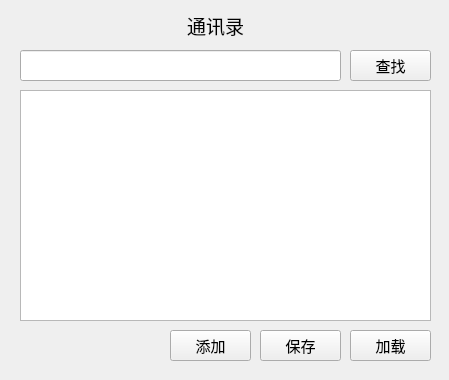
<?xml version="1.0" encoding="UTF-8"?>
<ui version="4.0">
 <class>addrbook</class>
 <widget class="QMainWindow" name="addrbook">
  <property name="geometry">
   <rect>
    <x>0</x>
    <y>0</y>
    <width>449</width>
    <height>380</height>
   </rect>
  </property>
  <property name="windowTitle">
   <string>addrbook</string>
  </property>
  <widget class="QWidget" name="centralWidget">
   <widget class="QTableWidget" name="tableWidget">
    <property name="geometry">
     <rect>
      <x>20</x>
      <y>90</y>
      <width>411</width>
      <height>231</height>
     </rect>
    </property>
   </widget>
   <widget class="QPushButton" name="SearchButton">
    <property name="geometry">
     <rect>
      <x>350</x>
      <y>50</y>
      <width>81</width>
      <height>31</height>
     </rect>
    </property>
    <property name="font">
     <font>
      <family>造字工房尚黑（非商用）细体</family>
      <pointsize>11</pointsize>
     </font>
    </property>
    <property name="text">
     <string>查找</string>
    </property>
   </widget>
   <widget class="QLineEdit" name="SearchInput">
    <property name="geometry">
     <rect>
      <x>20</x>
      <y>50</y>
      <width>321</width>
      <height>31</height>
     </rect>
    </property>
   </widget>
   <widget class="QPushButton" name="LoadButton">
    <property name="geometry">
     <rect>
      <x>350</x>
      <y>330</y>
      <width>81</width>
      <height>31</height>
     </rect>
    </property>
    <property name="font">
     <font>
      <family>造字工房尚黑（非商用）细体</family>
      <pointsize>11</pointsize>
     </font>
    </property>
    <property name="text">
     <string>加载</string>
    </property>
   </widget>
   <widget class="QPushButton" name="SaveButton">
    <property name="geometry">
     <rect>
      <x>260</x>
      <y>330</y>
      <width>81</width>
      <height>31</height>
     </rect>
    </property>
    <property name="font">
     <font>
      <family>造字工房尚黑（非商用）细体</family>
      <pointsize>11</pointsize>
     </font>
    </property>
    <property name="text">
     <string>保存</string>
    </property>
   </widget>
   <widget class="QPushButton" name="InsertButton">
    <property name="geometry">
     <rect>
      <x>170</x>
      <y>330</y>
      <width>81</width>
      <height>31</height>
     </rect>
    </property>
    <property name="font">
     <font>
      <family>造字工房尚黑（非商用）细体</family>
      <pointsize>11</pointsize>
     </font>
    </property>
    <property name="text">
     <string>添加</string>
    </property>
   </widget>
   <widget class="QLabel" name="label">
    <property name="geometry">
     <rect>
      <x>170</x>
      <y>10</y>
      <width>91</width>
      <height>31</height>
     </rect>
    </property>
    <property name="font">
     <font>
      <family>造字工房尚黑（非商用）粗体</family>
      <pointsize>14</pointsize>
      <weight>50</weight>
      <bold>false</bold>
     </font>
    </property>
    <property name="text">
     <string>通讯录</string>
    </property>
    <property name="alignment">
     <set>Qt::AlignCenter</set>
    </property>
   </widget>
  </widget>
 </widget>
 <layoutdefault spacing="6" margin="11"/>
 <resources/>
 <connections/>
</ui>
